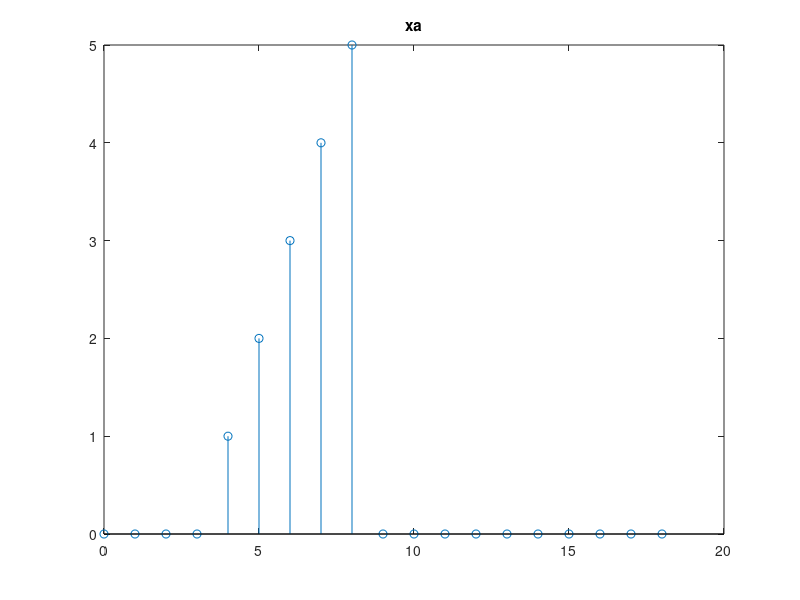
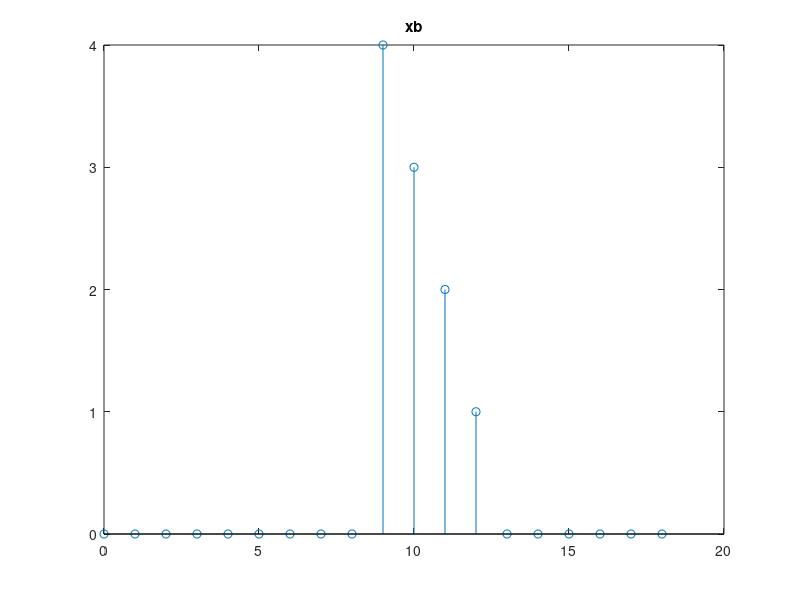
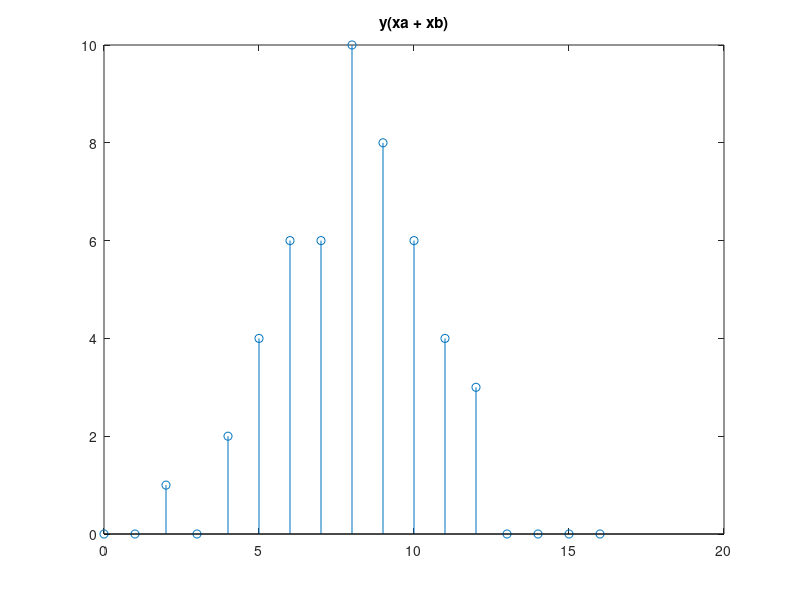
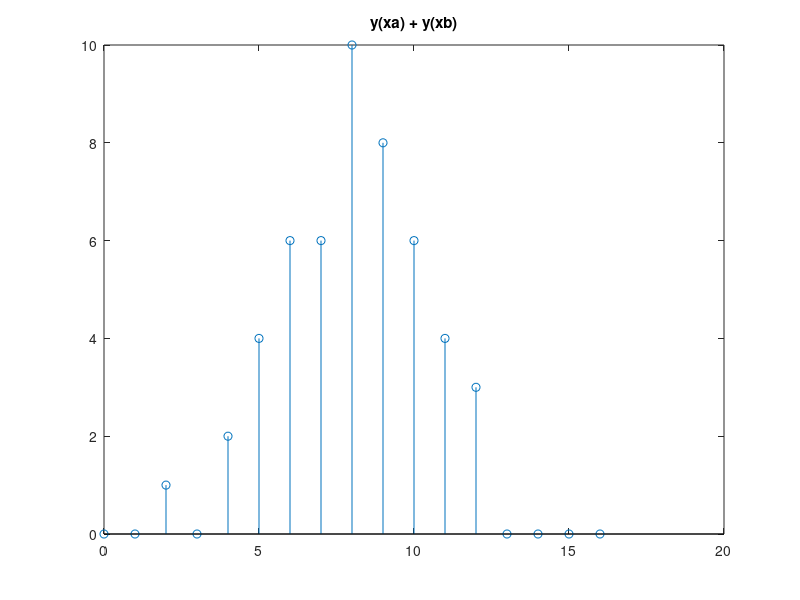

Recreate these plots in MATLAB, in order.
% If the system is linear, then:  
% if y = f(x) then a*y = f(a*x) 
% if y1 = f(x1) and y2 = f(x2) then y1 + y2 = f(x1 + x2)


% This code proves that these properties work for:
% a = 3 
% x1 = xa, x2 = xb



xa = [ 0 0 0 0 1 2 3 4 5 0 0 0 0 0 0 0 0 0 0 ];
xb = [ 0 0 0 0 0 0 0 0 0 4 3 2 1 0 0 0 0 0 0 ];
xab = xa + xb;
xa3 = 3 * xa;


ya   = zeros(1, size(xa,2)-2);
yb   = zeros(1, size(xa,2)-2);
yab1 = zeros(1, size(xa,2)-2);
ya3  = zeros(1, size(xa,2)-2);

for i = 1:size(ya,2)
    
    ya(i)   = 3 * xa(i-1+1) - 2 * xa(i+1) + xa(i+1+1);
    yb(i)   = 3 * xb(i-1+1) - 2 * xb(i+1) + xb(i+1+1);
    yab1(i) = 3 * xab(i-1+1) - 2 * xab(i+1) + xab(i+1+1);
    ya3(i) = 3 * xa3(i-1+1) - 2 * xa3(i+1) + xa3(i+1+1);
end


 axis_x = zeros(1,size(xa,2));
    for i = 1:size(xa,2)
        axis_x(i) = i - 1;
    end 


axis_y = zeros(1,size(xa,2)-2);
    for i = 1:size(xa,2)-2
        axis_y(i) = i - 1;
    end
    
    
yab2 = ya + yb;    
  
figure;  
stem(axis_x, xa);
title('xa');
 
figure;  
stem(axis_x, xb);
title('xb');


figure;  
stem(axis_y, yab1);
title('y(xa + xb)');


figure;  
stem(axis_y, yab2);
title('y(xa) + y(xb)');



figure;  
stem(axis_y, ya3);
title('y(xa*3)');


figure;  
stem(axis_y, ya*3);
title('y(xa)*3');





% A system is invarient if y(x) with x shifted in the time by - T is equal to
% y(x) with y shifted in the time by - T. 

% Say T = 3. Then xa(t-T) = xaT is: 

% xa = [ 0 0 0 0 1 2 3 4 5 0 0 0 0 0 0 0 0 0 0 ];
 xaT = [ 0 0 0 0 0 0 0 1 2 3 4 5 0 0 0 0 0 0 0 ];



ya_xaT = zeros(1, size(xa,2)-2);
for i = 1:size(ya,2)
    ya_xaT(i) = 3 * xaT(i-1+1) - 2 * xaT(i+1) + xaT(i+1+1);
end



ya = zeros(1, size(xa,2)-2);



 xa = [ 0 0 0 0 1 2 3 4 5 0 0 0 0 0 0 0 0 0 0 ];
  
for i = 1:size(ya,2)  % I begin at t = t - 3.
    ya(i) = 3 * xa(i-1+1) - 2 * xa(i+1) + xa(i+1+1);
end


figure;  
stem(axis_y, ya_xaT);
title('y(xa(t-3))');


figure;  
stem(axis_y, ya);
title('y(xa(t))');

%We can see that y(xa(t-3)) = y(xa(t)) if y is shifted by 3, so this system
%is invarient. 



% Non linear system: y(x) = x^2(t)
% 3 * y(2) = 3 * 4 = 12     =!   y(3*2) = y(6) = 36
% y(2) + y(1) = 4 + 1 = 5   =!   y(2+1) = y(3) = 9


% Varient system: y(x) = t * x(t) 
% proof:

% Say T = 3. Then xa(t-T) = xaT is: 

% xa = [ 0 0 0 0 1 2 3 4 5 0 0 0 0 0 0 0 0 0 0 ];
 xaT = [ 0 0 0 0 0 0 0 1 2 3 4 5 0 0 0 0 0 0 0 ];


ya_xaT = zeros(1, size(xa,2)-2);
for i = 1:size(ya,2)
    ya_xaT(i) = i * xaT(i);
end



ya = zeros(1, size(xa,2)-2);
xa = [ 0 0 0 0 1 2 3 4 5 0 0 0 0 0 0 0 0 0 0 ];

  
for i = 1:size(ya,2)  % I begin at t = t - 3.
    ya(i) = i * xa(i);
end


figure;  
stem(axis_y, ya_xaT);
title('y(xa(t-3)) with y = t * x(t)');


figure;  
stem(axis_y, ya);
title('y(xa(t)) with y = t * x(t) ');

